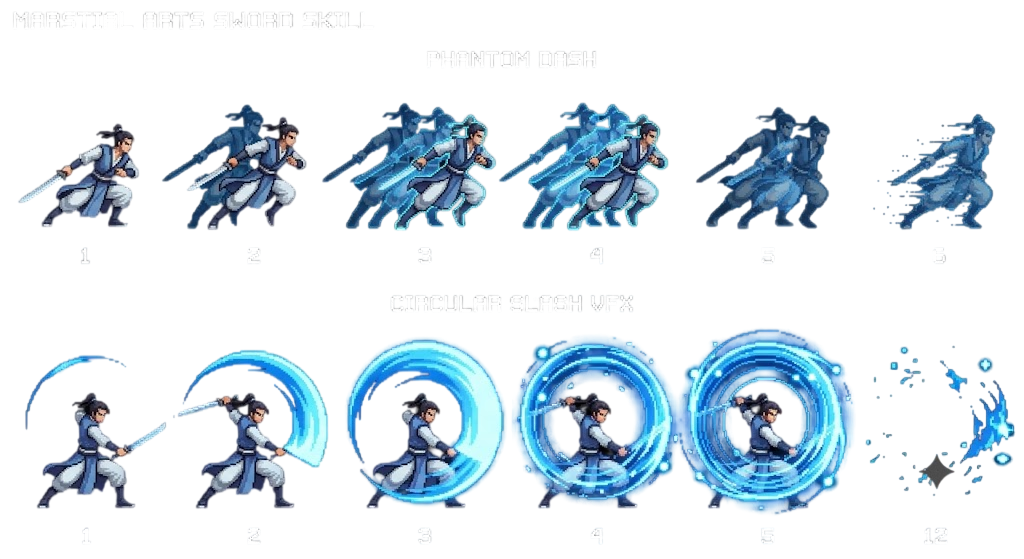
#> input picture tools/nhan_kiem/sheet.png, 1024 x 559 px
$ python cat_slash.py sheet.png sheet.png
#> lines starting #> are read from the running program, lines starting #| are printed output that depends on the picture; after the words box and inside, x2 and y2 are one past the last pixel; in counts of white or black regions, pixels touching at a corner belong together
# Cắt vòng kiếm khí (hàng CIRCULAR SLASH) khỏi người, giữ màu xanh sáng của kiếm khí
from PIL import Image, ImageFilter
import numpy as np, sys
from scipy import ndimage as nd
A = Image.open(sys.argv[1]).convert('RGBA'); OUT = sys.argv[2]
#> further down, A is the input picture: PIL image 1024x559 RGBA; mean R, G, B, A 26.1, 40.6, 50.8, 56.1
xs = [12, 172, 340, 510, 682, 858, 1022]
fr = []
for i in range(6):
    c = np.array(A.crop((xs[i], 326, xs[i + 1], 517))).astype(int)
    r, g, b, al = c[..., 0], c[..., 1], c[..., 2], c[..., 3]
    v = np.maximum(np.maximum(r, g), b)
    loi = (al > 20) & (b > 175) & (b - r > 50)                      # xanh sáng của kiếm khí
    trang = (al > 20) & (r > 200) & (g > 225) & (b > 235)            # lõi trắng-xanh
    trang &= nd.binary_dilation(loi, iterations=6)                   # chỉ giữ phần trắng sát kiếm khí
    keep = loi | trang
    lab, n = nd.label(keep, structure=np.ones((3, 3)))
    if n:
        sz = nd.sum(keep, lab, range(1, n + 1))
        sang = nd.mean(b, lab, range(1, n + 1))
        keep = np.isin(lab, [k + 1 for k, s in enumerate(sz) if s >= 6 and (s > 400 or sang[k] > 215)])
    o = c.copy(); o[..., 3] = np.where(keep, al, 0)
    fr.append(Image.fromarray(o.astype(np.uint8)))
#> this loop made 6 passes
#> (n, sz) on passes 2, 5: (13, [5010, 1, 131, 42, 54, 2, 3, 1, 2, 167, 1, 7, 1]), (16, [17995, 2, 1, 53, 1, 1, 7, 1, 1, 1, 7, 1, 3, 38, 1, 5])
#> n on passes 1, 3, 4, 6: 22, 26, 19, 55
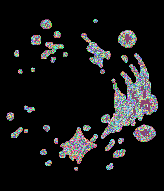
#> b: shape (191, 164) int64; 189 distinct labels, from 0 to 255; one colour per label, 0 black
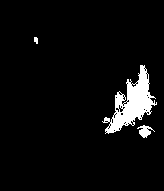
#> keep: shape (191, 164) bool; 5.1% white; 3 white regions, box (x1, y1, x2, y2) and area: (102, 65, 157, 134) 1471, (137, 125, 155, 138) 116, (34, 37, 38, 44) 23
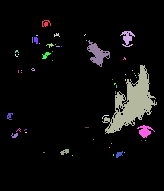
#> lab: shape (191, 164) int32; 56 distinct labels, from 0 to 55; one colour per label, 0 black
#> loi: shape (191, 164) bool; 7.1% white; 55 white regions (44 under 20 px), largest, box (x1, y1, x2, y2) and area: (102, 65, 157, 134) 1422, (87, 40, 110, 67) 266, (120, 31, 135, 47) 107
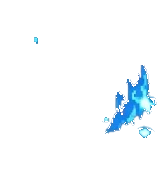
#> o: shape (191, 164, 4) int64; mean R, G, B, A 10.3, 21.7, 28.7, 11.4; transparent parts drawn white
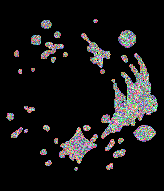
#> r: shape (191, 164) int64; 220 distinct labels, from 0 to 236; one colour per label, 0 black
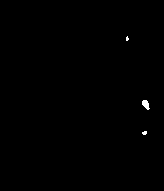
#> trang: shape (191, 164) bool; 0.25% white; 3 white regions (2 under 20 px), largest, box (x1, y1, x2, y2) and area: (142, 100, 150, 110) 51
#> after the loop, fr = 6 items
W = max(f.width for f in fr); H = 191
#> after `W = max((f.width for f in fr))`: W = 176
st = Image.new('RGBA', (W * 6, H))
#> st: PIL image 1056x191 RGBA; every value is 0
for i, f in enumerate(fr): st.alpha_composite(f, (i * W + (W - f.width) // 2, 0))
#> this loop made 6 passes
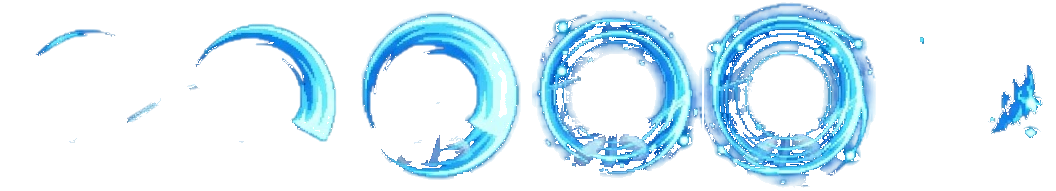
#> st: PIL image 1056x191 RGBA; mean R, G, B, A 22.2, 45.3, 57.2, 53.3; transparent parts drawn white
st.save(OUT, optimize=True); print('slash', W, H, 6)
#| slash 176 191 6
